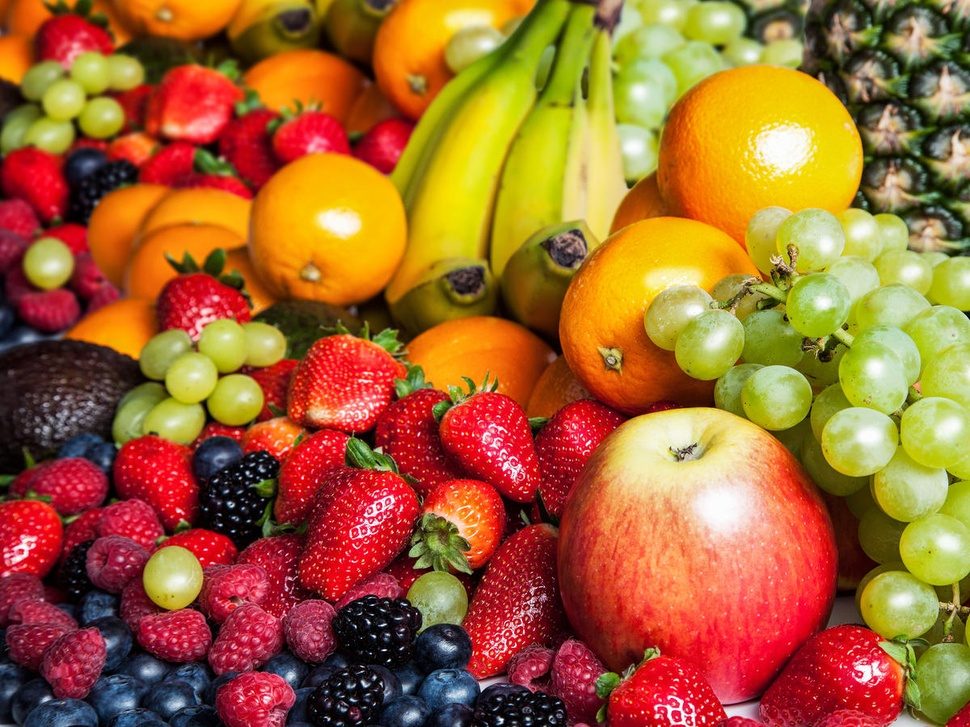
#> input picture Assignment_5/img/fruit.jpg, 970 x 727 px, shrunk from 1200 x 900 before the run
$ jupyter execute Assignment_5.ipynb
#> lines starting #> are read from the running program, lines starting #| are printed output that depends on the picture
[cell 1]
import cv2 as cv
import numpy as np
import matplotlib.pyplot as plt
import os

[cell 2]
# Read image
fruite_path = "img/fruit.jpg"
fruite = cv.imread(fruite_path)
#> fruite is the input picture: shape (727, 970, 3); mean B, G, R 49, 101.4, 162.6

[cell 3]
# Write A function to create complementary color image
def complementary_color(img):
    # Split the image into three channels
    b, g, r = cv.split(img)
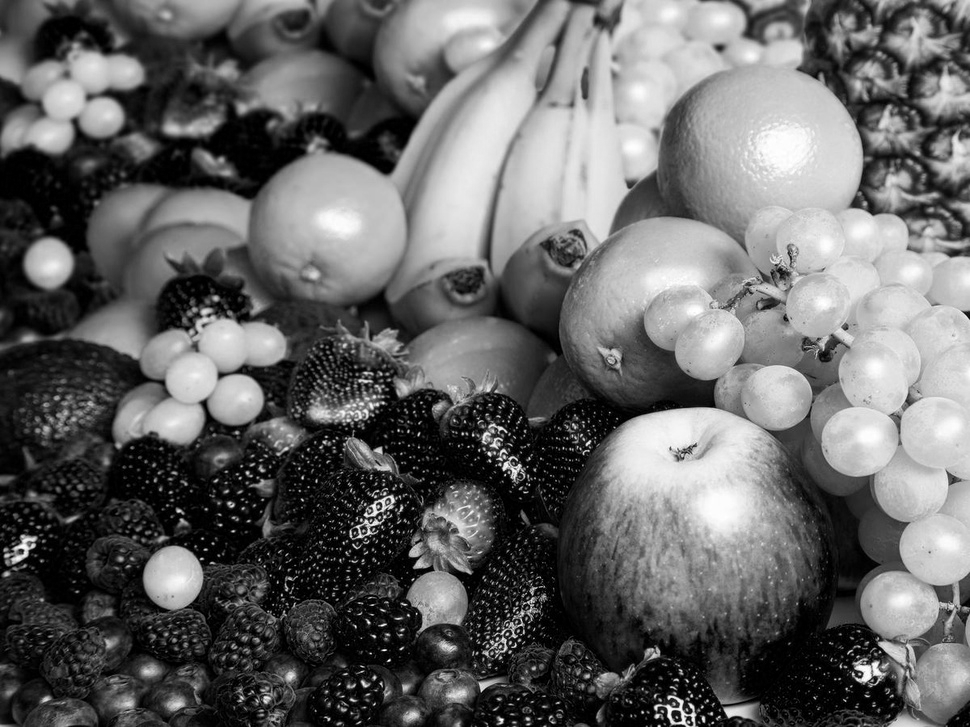
#> g: shape (727, 970); min 0, max 255, mean 101.4
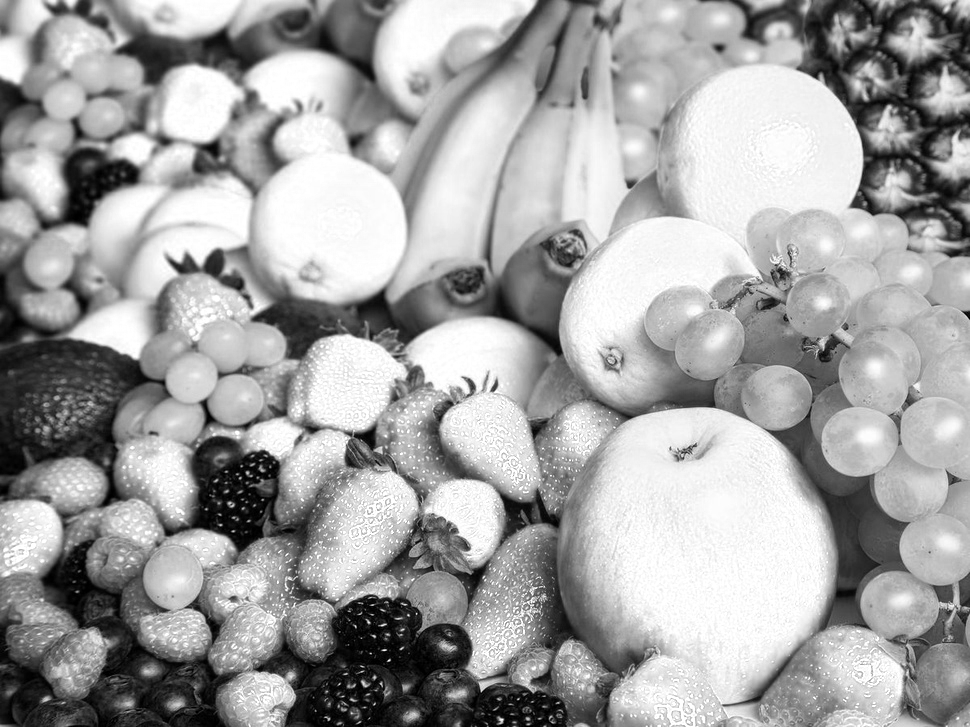
#> r: shape (727, 970); min 0, max 255, mean 162.6
    # Create complementary color image
    b = 255 - b
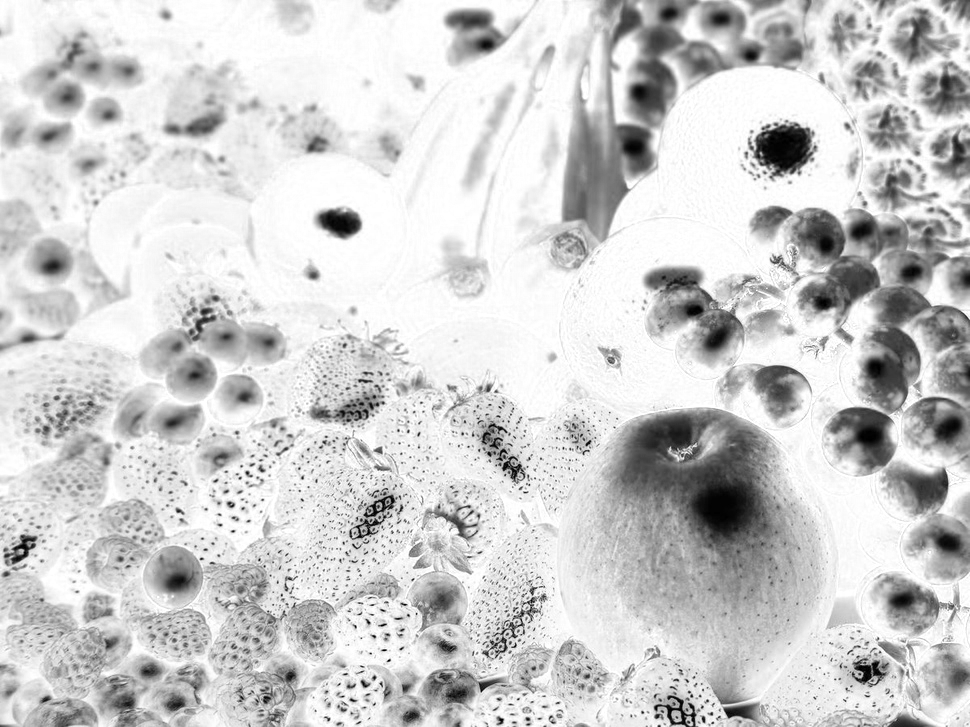
#> b: shape (727, 970); min 0, max 255, mean 206
    g = 255 - g
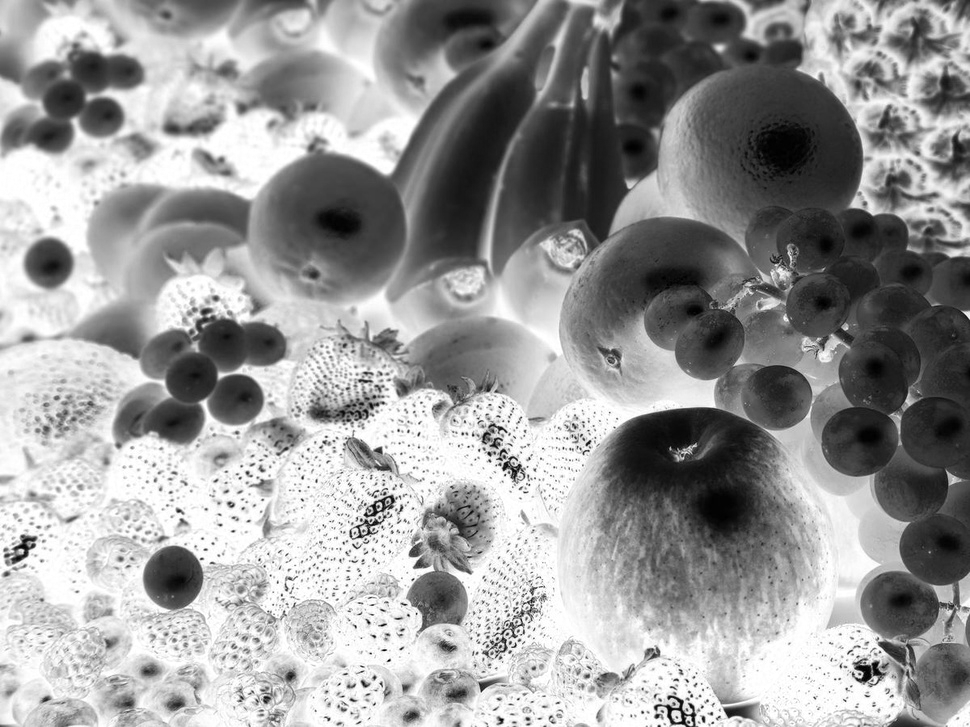
#> g: shape (727, 970); min 0, max 255, mean 153.6
    r = 255 - r
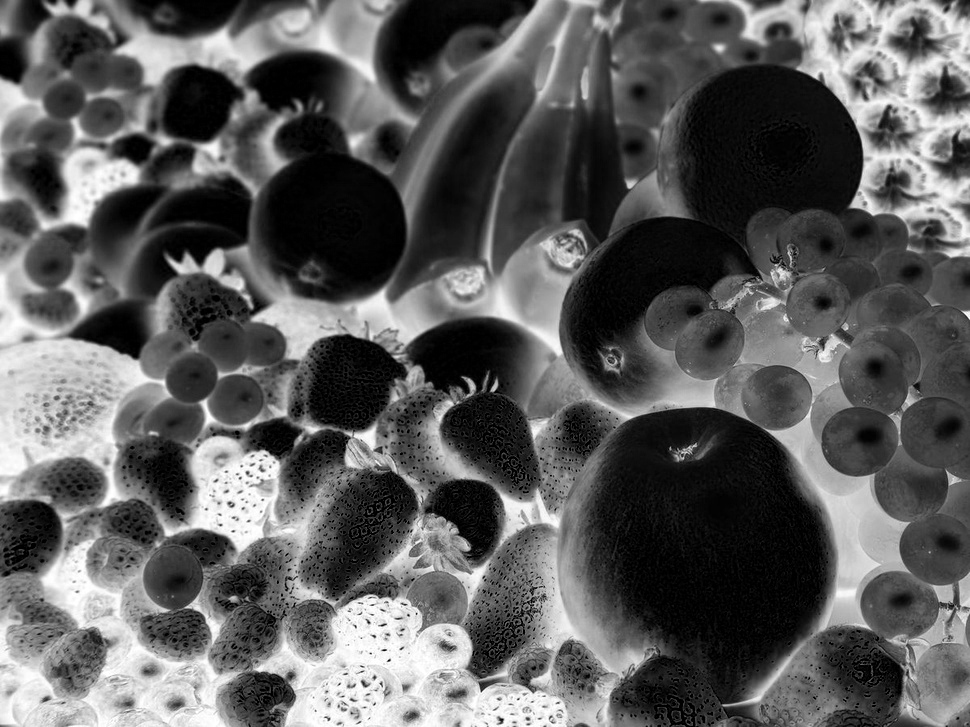
#> r: shape (727, 970); min 0, max 255, mean 92.4
    # Merge three channels
    img = cv.merge([b, g, r])
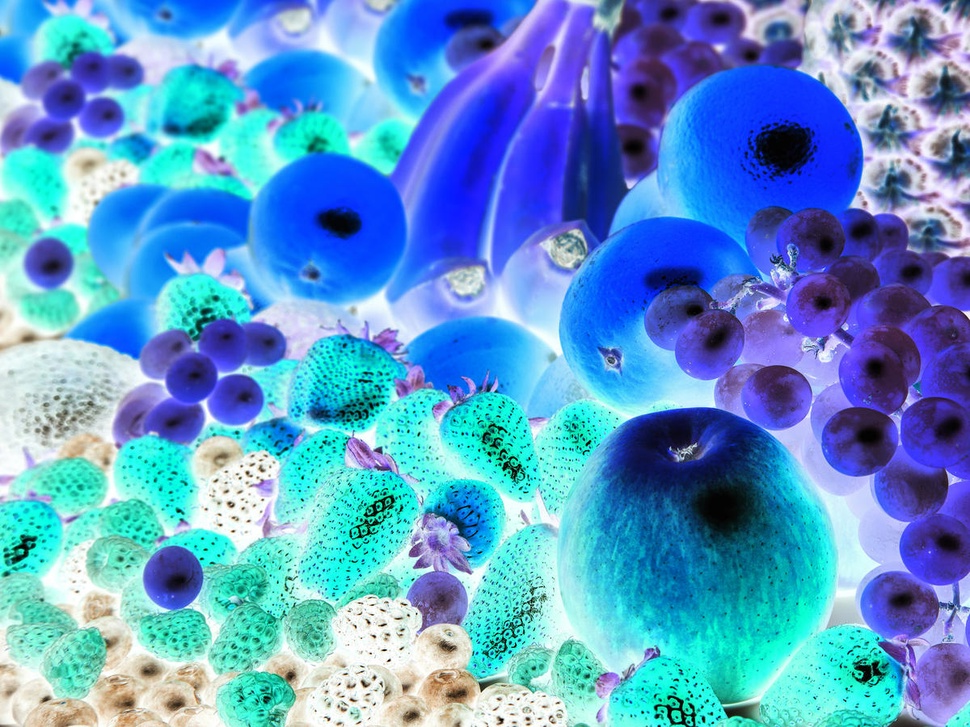
#> img: shape (727, 970, 3); mean B, G, R 206, 153.6, 92.4
    return img

[cell 4]
# Remove the output folder if it exists
if os.path.exists("output/"):
    os.system("rm -rf output/")

os.mkdir("output/")

if not os.path.exists("output/5_1"):
    os.mkdir("output/5_1")

# Write the image to output folder
complementary_frutie = complementary_color(fruite)
cv.imwrite("output/5_1/complementary_fruite.jpg", complementary_frutie)

# Show original image and complementary color image
plt.figure(figsize=(10, 10))
plt.subplot(121)
plt.title("Original Image")
plt.imshow(cv.cvtColor(fruite, cv.COLOR_BGR2RGB))
plt.axis("off")
plt.subplot(122)
plt.title("Complementary Color Image")
plt.imshow(cv.cvtColor(complementary_frutie, cv.COLOR_BGR2RGB))
plt.axis("off")
plt.savefig("output/5_1/complementary_fruite_plot.png")
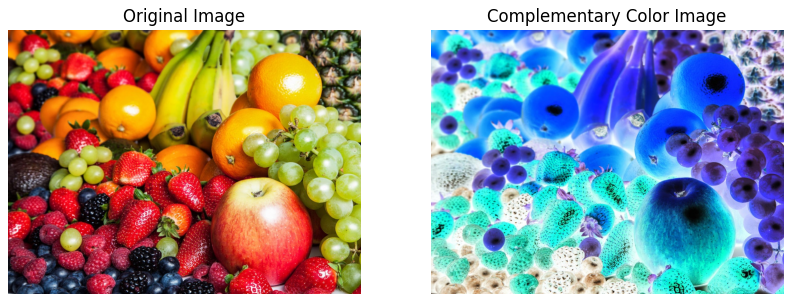
#> figure drawn by matplotlib, 2 panels
plt.show()

$ run again, with Assignment_5/img/oranges.jpg copied over Assignment_5/img/fruit.jpg
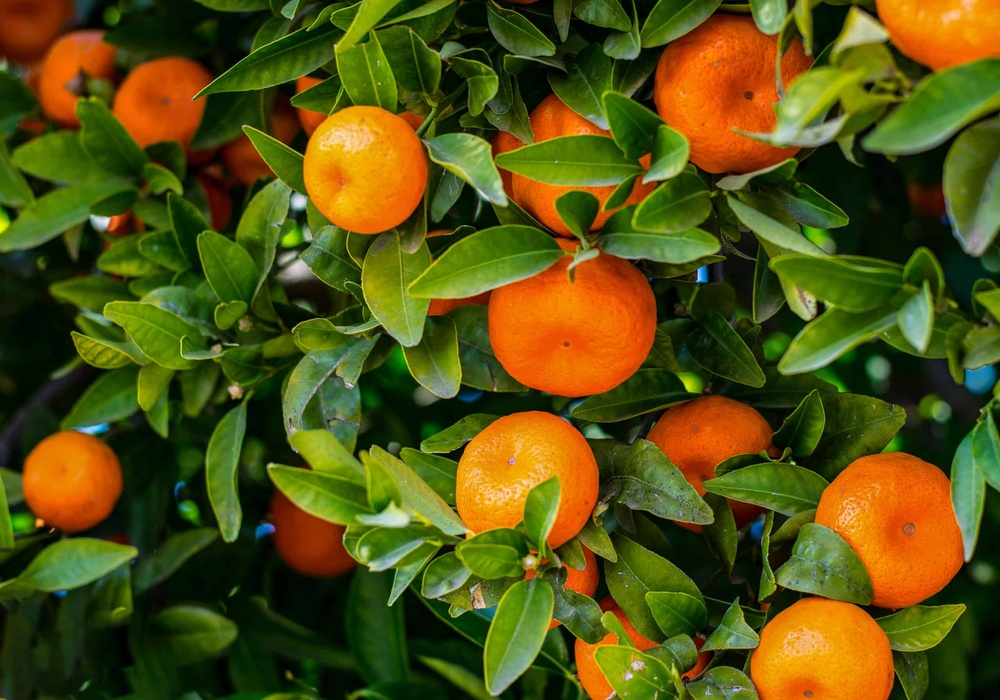
#> input picture Assignment_5/img/oranges.jpg, 1000 x 700 px, shrunk from 2560 x 1793 before the run
#> fruite is the input picture: shape (700, 1000, 3); mean B, G, R 17.2, 81.1, 85.8
#> in complementary_color, `img = cv.merge([b, g, r])`:
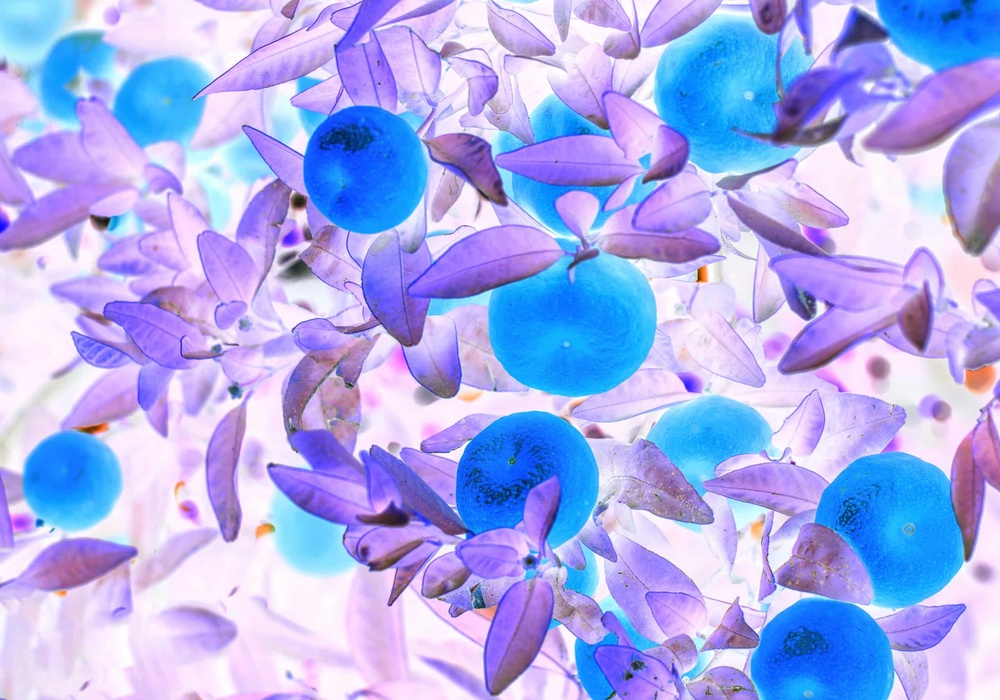
#> img: shape (700, 1000, 3); mean B, G, R 237.8, 173.9, 169.2
#> `plt.savefig("output/5_1/complementary_fruite_plot.png")`:
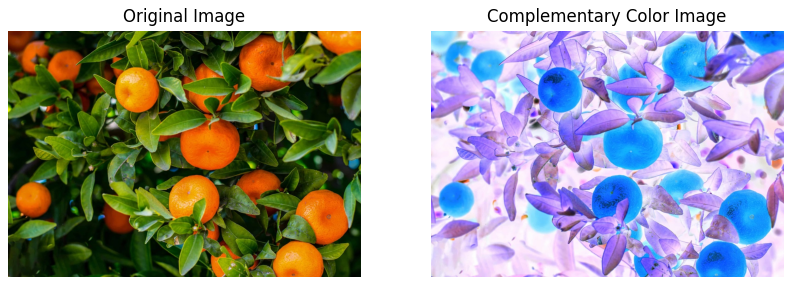
#> figure drawn by matplotlib, 2 panels
